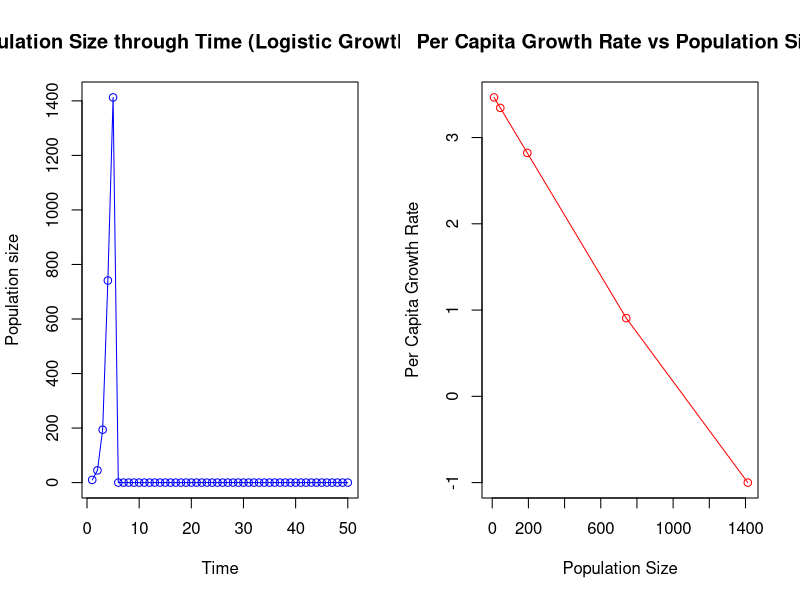

Reproduce this figure in R.
## ---- chunk 1
# Parameters
r_m <- 3.5  # intrinsic growth rate
K <- 1000   # carrying capacity
N0 <- 10    # initial population size
timesteps <- 50  # number of time steps

# Initialize population vector
population <- numeric(timesteps)
population[1] <- N0

# Initialize per capita growth rate vector
# Length of one less than population, as it's based on changes
per_capita_growth <- numeric(timesteps - 1)  

# Loop to calculate population at each time step
for (t in 2:timesteps) {
  # Logistic growth model equation
  population[t] <- population[t-1] + 
    (r_m * population[t-1]) * (1 - (population[t-1] / K))
  
  # Ensure population doesn't go negative
  if (population[t] < 0) {
    population[t] <- 0
  }
  
  # Calculate per capita growth rate for the previous time step
  per_capita_growth[t-1] <- (population[t] - 
                               population[t-1]) / population[t-1]
}

par(mfrow=c(1,2))
# Plot 1: Population size through time
plot(1:timesteps, population, type = "o", col = "blue", 
     xlab = "Time", ylab = "Population size",
     main = "Population Size through Time (Logistic Growth Model)")

# Plot 2: Per capita growth rate vs population size
plot(population[1:(timesteps-1)], per_capita_growth, 
     type = "o", col = "red", 
     xlab = "Population Size", 
     ylab = "Per Capita Growth Rate",
     main = "Per Capita Growth Rate vs Population Size")

